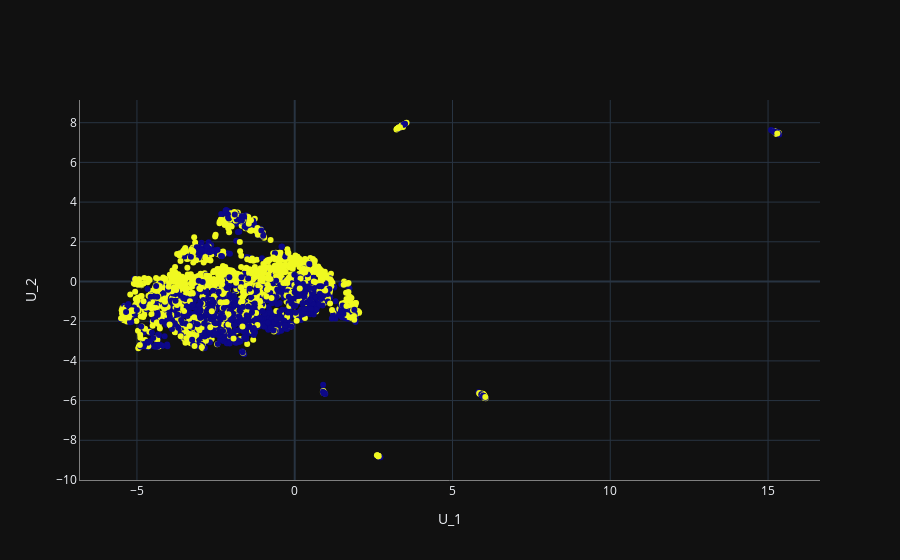

Notebook cell for this chart:
### Code cell
layout = dict(xaxis=dict(title='U_1',
                         linecolor='gray',
                         showgrid=True,
                         ),
              yaxis=dict(title='U_2',
                         linecolor='gray',
                         showgrid=True,
                         ),
)
data = go.Scatter(x=projections[:,0],
                  y=projections[:,1],
                  #
                  #hovertemplate='Issue %{hovertext}',
                  textposition='top right',
                  mode='markers+text',
                  marker=dict(color=y),#, size=log(all["totals"]), symbol=all["bechdel_binary"]),
                  #hovertext=all[["issue"]].astype(str),
                  #name='Issues',
                  #showlegend=True,
                  )

fig = go.Figure(data=data, layout=layout)
fig.update_layout(
    hoverlabel_align = 'right',)
    #title = "Issue feature similarity embedding")

fig.layout.template = 'plotly_dark'
fig.show()
#fig.write_html()

### Figure 1 — Plotly figure (JSON) as saved in the notebook; plotly's stock layout.template omitted (floating-point values rounded to 4 significant figures; data arrays with more than 128 entries replaced by an {"elided": "..."} marker saying what was removed)
{"data": [{"marker": {"color": {"elided": "2459 int values"}}, "mode": "markers+text", "textposition": "top right", "type": "scatter", "x": {"elided": "2459 float values"}, "y": {"elided": "2459 float values"}}], "layout": {"autosize": true, "hoverlabel": {"align": "right"}, "xaxis": {"autorange": true, "linecolor": "gray", "range": [-6.804, 16.65], "showgrid": true, "title": {"text": "U_1"}, "type": "linear"}, "yaxis": {"autorange": true, "linecolor": "gray", "range": [-10.25, 9.388], "showgrid": true, "title": {"text": "U_2"}, "type": "linear"}}}
